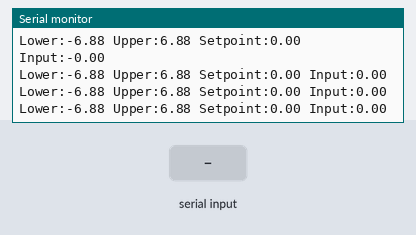
This sketch was run on a simulated Arduino Uno, built with avr-gcc and run on an emulated ATmega328P. On the bench: the last lines printed to the serial monitor. The test bench sets the inputs (shaded band). Random numbers use the default seed unless the sketch sets one.

Above: at 1.3 s.
1.4 s: "90,45\n" received over Serial
At 1.49 s:
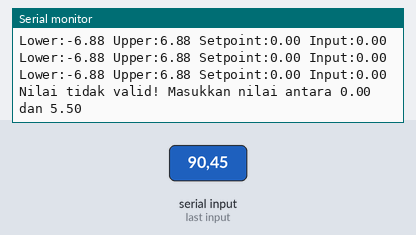
4.4 s: "30,150\n" received over Serial
At 4.49 s:
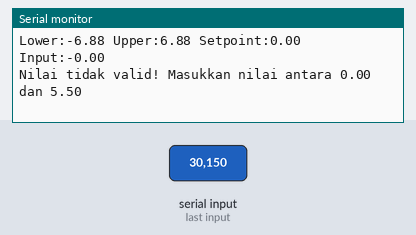
7.4 s: "5\n" received over Serial
At 7.53 s:
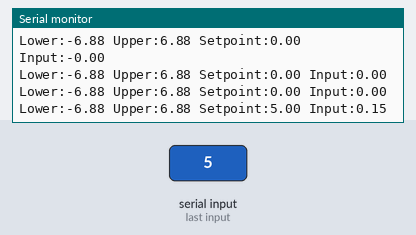
10.4 s: "90\n" received over Serial
At 10.53 s:
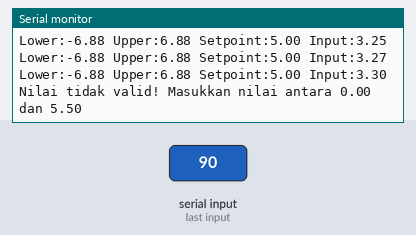
13.4 s: "200\n" received over Serial
At 13.5 s:
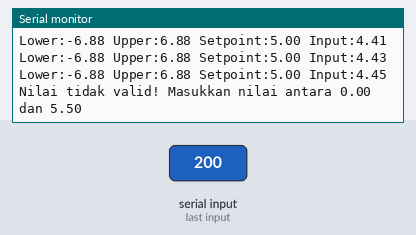
16.4 s: "90,45\n" received over Serial
At 16.51 s:
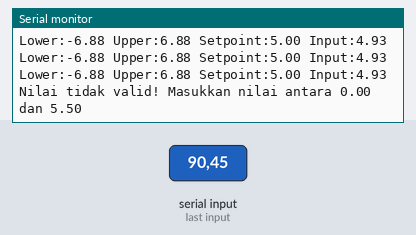
Timing chart, 0 to 19.4 s (numbered marks = the images above; inputs shaded):
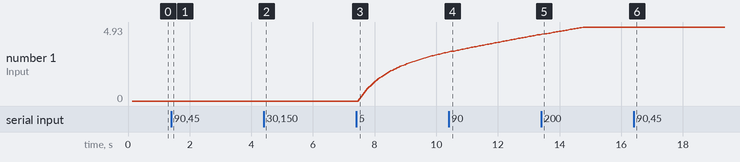

Measured:
- after the input at 1.4 s, the serial monitor: prints a new line after 0.08 s (image 1)
- after the input at 7.4 s, the serial monitor: prints a new line after 0.11 s (image 3)
- plotted number 1: 0 → 3.25 after the input at 7.4 s

The sketch:

PIDSim2.ino
```cpp
#include "PIDSimulator.h"

PIDSimulator simulator(0.8, 0.3, 2.5, &Serial);

unsigned long lastSetpointChange = 0;
int setpointPhase = 0;

void setup() {
  Serial.begin(9600);
  simulator.setTunings(0.8, 0.3, 2.5);
  simulator.setOvershootParams(0.015, 0.03, 0.97, 0.8);
  simulator.setDampingParams(0.98, 0.85);
  simulator.setNoiseAmplitude(0.001);
  simulator.setSetpointRange(0.0, 5.5);

  simulator.enableSerialInput(true);
  simulator.setup();
}

void loop() {
  simulator.update(50);
  simulator.checkSerialInput();

  /*
  if (millis() - lastSetpointChange > 12000) {
    lastSetpointChange = millis();

    switch (setpointPhase) {
      case 0: simulator.setSetpoint(0.1); break;  // Almost zero
      case 1: simulator.setSetpoint(5.0); break;  // Near max
      case 2: simulator.setSetpoint(0.0); break;  // Zero
      case 3: simulator.setSetpoint(2.5); break;  // Mid-range
    }
    setpointPhase = (setpointPhase + 1) % 4;
  }
  */
}
```

PIDSimulator.cpp
```cpp
#include "PIDSimulator.h"

PIDSimulator::PIDSimulator(double kp, double ki, double kd, Stream* serialPort) {
  // Parameter default
  MIN_SETPOINT = 0.0;
  MAX_SETPOINT = 100.0;
  MOMENTUM_GAIN = 0.05;
  INITIAL_MOMENTUM = 0.08;
  MOMENTUM_DAMPING = 0.85;
  MAX_MOMENTUM = 3.0;
  NEAR_TARGET_DAMPING = 0.9;
  AT_TARGET_DAMPING = 0.7;

  // Inisialisasi variabel
  Kp = kp;
  Ki = ki;
  Kd = kd;
  Setpoint = 0.0;
  Input = 0.0;
  simulatedValue = 0.0;
  momentum = 0.0;
  noiseAmplitude = 0.5;

  inputString = "";
  stringComplete = false;

  // Set the serial port
  serial = serialPort;
  hasSerialPort = (serial != nullptr);

  // Default: Serial input diaktifkan jika serial port tersedia
  serialInputEnabled = hasSerialPort;

  // Inisialisasi PID
  pid = new PID(&Input, &Output, &Setpoint, Kp, Ki, Kd, DIRECT);
  pid->SetOutputLimits(0, 255);
  pid->SetMode(AUTOMATIC);
}

PIDSimulator::~PIDSimulator() {
  delete pid;
}

void PIDSimulator::setSerialPort(Stream* serialPort) {
  serial = serialPort;
  hasSerialPort = (serial != nullptr);

  // Disable serial input if serial port is null
  if (!hasSerialPort) {
    serialInputEnabled = false;
  }
}

void PIDSimulator::setup() {
  if (!hasSerialPort) {
    return;  // No serial port available, skip setup messages
  }

  if (serialInputEnabled) {
    serial->print("Masukkan nilai Setpoint (");
    serial->print(MIN_SETPOINT);
    serial->print(" - ");
    serial->print(MAX_SETPOINT);
    serial->println("):");
  } else {
    serial->println("Mode setpoint manual aktif. Serial input dinonaktifkan.");
  }
  delay(100);
}

void PIDSimulator::setTunings(double kp, double ki, double kd) {
  Kp = kp;
  Ki = ki;
  Kd = kd;
  pid->SetTunings(Kp, Ki, Kd);
}

void PIDSimulator::setKp(double kp) {
  Kp = kp;
  pid->SetTunings(Kp, Ki, Kd);
}

void PIDSimulator::setKi(double ki) {
  Ki = ki;
  pid->SetTunings(Kp, Ki, Kd);
}

void PIDSimulator::setKd(double kd) {
  Kd = kd;
  pid->SetTunings(Kp, Ki, Kd);
}

double PIDSimulator::getKp() {
  return Kp;
}

double PIDSimulator::getKi() {
  return Ki;
}

double PIDSimulator::getKd() {
  return Kd;
}

void PIDSimulator::setSetpoint(double setpoint) {
  // Validasi nilai setpoint
  if (setpoint >= MIN_SETPOINT && setpoint <= MAX_SETPOINT) {
    // Simpan setpoint sebelumnya
    double oldSetpoint = Setpoint;

    // Update setpoint
    Setpoint = setpoint;

    // Hitung perubahan dan tambahkan momentum
    double change = Setpoint - oldSetpoint;
    momentum += change * INITIAL_MOMENTUM;

    // Nonaktifkan input serial secara otomatis
    serialInputEnabled = false;
  } else if (hasSerialPort) {
    serial->print("Nilai setpoint tidak valid! Harus antara ");
    serial->print(MIN_SETPOINT);
    serial->print(" dan ");
    serial->println(MAX_SETPOINT);
  }
}

void PIDSimulator::enableSerialInput(bool enable) {
  // Only enable serial input if we have a serial port
  serialInputEnabled = enable && hasSerialPort;

  if (!hasSerialPort) {
    return;  // No serial port available, skip messages
  }

  if (serialInputEnabled) {
    serial->print("Input serial diaktifkan. Masukkan nilai Setpoint (");
    serial->print(MIN_SETPOINT);
    serial->print(" - ");
    serial->print(MAX_SETPOINT);
    serial->println("):");
  } else {
    serial->println("Input serial dinonaktifkan. Menggunakan mode setpoint manual.");
  }
}

bool PIDSimulator::isSerialInputEnabled() {
  return serialInputEnabled;
}

void PIDSimulator::setSetpointRange(double minSP, double maxSP) {
  MIN_SETPOINT = minSP;
  MAX_SETPOINT = maxSP;
}

void PIDSimulator::setOvershootParams(double gain, double initial, double damping, double maxMom) {
  MOMENTUM_GAIN = gain;
  INITIAL_MOMENTUM = initial;
  MOMENTUM_DAMPING = damping;
  MAX_MOMENTUM = maxMom;
}

void PIDSimulator::setDampingParams(double nearTarget, double atTarget) {
  NEAR_TARGET_DAMPING = nearTarget;
  AT_TARGET_DAMPING = atTarget;
}

void PIDSimulator::setNoiseAmplitude(double amplitude) {
  noiseAmplitude = amplitude;
}

void PIDSimulator::update(unsigned long interval) {
  static unsigned long lastTime = 0;

  if (millis() - lastTime >= interval) {
    lastTime = millis();

    simulateInput();
    pid->Compute();

    sendDataToPlotter();
  }
}

void PIDSimulator::checkSerialInput() {
  // Hanya periksa input serial jika mode diaktifkan dan serial port tersedia
  if (!serialInputEnabled || !hasSerialPort) {
    return;
  }

  while (serial->available()) {
    char inChar = (char)serial->read();

    if (inChar == '\n') {
      stringComplete = true;
    } else {
      inputString += inChar;
    }
  }

  if (stringComplete) {
    double newSetpoint = inputString.toFloat();

    if (newSetpoint >= MIN_SETPOINT && newSetpoint <= MAX_SETPOINT) {
      double change = newSetpoint - Setpoint;
      momentum += change * INITIAL_MOMENTUM;
      Setpoint = newSetpoint;
    } else {
      serial->print("Nilai tidak valid! Masukkan nilai antara ");
      serial->print(MIN_SETPOINT);
      serial->print(" dan ");
      serial->println(MAX_SETPOINT);
    }

    inputString = "";
    stringComplete = false;
  }
}

double PIDSimulator::getCurrentSetpoint() {
  return Setpoint;
}

double PIDSimulator::getCurrentInput() {
  return Input;
}

double PIDSimulator::getCurrentOutput() {
  return Output;
}

void PIDSimulator::simulateInput() {
  double rate;
  double distance = Setpoint - Input;

  if (abs(distance) > 0.1) {
    // Make movement symmetric in both directions
    if (distance > 0) {
      rate = (Output / 255.0) * 1.2;
      momentum += rate * MOMENTUM_GAIN;
    } else {
      // Scale negative movement similar to positive movement
      rate = (Output / 255.0) * 1.2;
      momentum -= rate * MOMENTUM_GAIN;
    }

    simulatedValue += rate * (distance > 0 ? 1 : -1) + momentum;

    if (abs(distance) < 10) {
      momentum *= NEAR_TARGET_DAMPING;
    }
  } else {
    simulatedValue += momentum;
    momentum *= AT_TARGET_DAMPING;
  }

  momentum *= MOMENTUM_DAMPING;

  if (momentum > MAX_MOMENTUM) momentum = MAX_MOMENTUM;
  if (momentum < -MAX_MOMENTUM) momentum = -MAX_MOMENTUM;

  double noise = random(-100, 100) / 100.0 * noiseAmplitude;
  Input = simulatedValue + noise;
}

void PIDSimulator::sendDataToPlotter() {
  // Skip sending data if no serial port is available
  if (!hasSerialPort) {
    return;
  }

  serial->print("Lower:");
  serial->print(-MAX_SETPOINT * 1.25, 2);
  serial->print(" Upper:");
  serial->print(MAX_SETPOINT * 1.25, 2);
  serial->print(" Setpoint:");
  serial->print(Setpoint, 2);
  serial->print(" Input:");
  serial->print(Input, 2);
  serial->println();
}
```

PIDSimulator.h
```cpp
#ifndef PID_SIMULATOR_H
#define PID_SIMULATOR_H

#include "Arduino.h"
#include "PID_v1.h"

class PIDSimulator {
private:
  double MIN_SETPOINT;
  double MAX_SETPOINT;

  double MOMENTUM_GAIN;
  double INITIAL_MOMENTUM;
  double MOMENTUM_DAMPING;
  double MAX_MOMENTUM;
  double NEAR_TARGET_DAMPING;
  double AT_TARGET_DAMPING;

  double Setpoint;
  double Input;
  double Output;
  double Kp, Ki, Kd;
  PID* pid;

  double simulatedValue;
  double momentum;
  double noiseAmplitude;

  String inputString;
  bool stringComplete;

  bool serialInputEnabled;
  bool hasSerialPort;  // Flag to check if serial port is available
  Stream* serial;      // Stream pointer for dynamic serial handling

  void simulateInput();
  void sendDataToPlotter();

public:
  PIDSimulator(double kp = 2, double ki = 5, double kd = 1, Stream* serialPort = nullptr);
  ~PIDSimulator();

  void setup();
  void update(unsigned long interval = 50);
  void checkSerialInput();

  void setTunings(double kp, double ki, double kd);
  void setKp(double kp);
  void setKi(double ki);
  void setKd(double kd);
  void setSetpointRange(double minSP, double maxSP);
  void setOvershootParams(double gain, double initial, double damping, double maxMom);
  void setDampingParams(double nearTarget, double atTarget);
  void setNoiseAmplitude(double amplitude);
  void setSetpoint(double setpoint);
  void enableSerialInput(bool enable);
  void setSerialPort(Stream* serialPort);  // Add method to change serial port

  double getCurrentSetpoint();
  double getCurrentInput();
  double getCurrentOutput();
  double getKp();
  double getKi();
  double getKd();
  bool isSerialInputEnabled();
};

#endif
```
